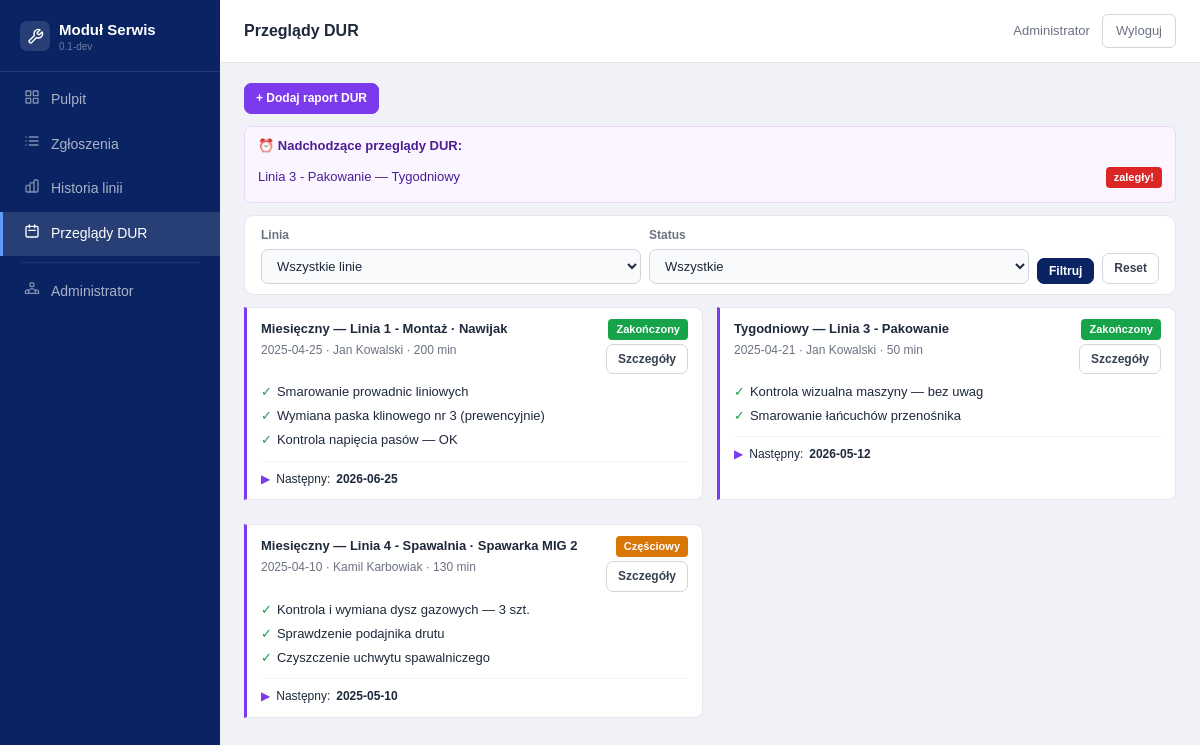
The app's page /index.php?route=dur (signed in) with its own data.
### tables this page shows
CREATE TABLE IF NOT EXISTS `maintenance_schedules` (
    `id` INT UNSIGNED NOT NULL AUTO_INCREMENT,
    `production_line_id` INT UNSIGNED NOT NULL,
    `template_id` INT UNSIGNED NOT NULL,
    `review_type` ENUM(
        'weekly',
        'monthly',
        'quarterly',
        'biannual',
        'annual',
        'ad_hoc'
    ) NOT NULL,
    `interval_days` INT UNSIGNED NOT NULL DEFAULT 30,
    `next_due_date` DATE NULL,
    `is_active` TINYINT(1) NOT NULL DEFAULT 1,
    `created_at` DATETIME NOT NULL DEFAULT CURRENT_TIMESTAMP,
    `updated_at` DATETIME NOT NULL DEFAULT CURRENT_TIMESTAMP ON UPDATE CURRENT_TIMESTAMP,
    PRIMARY KEY (`id`),
    KEY `idx_sched_line` (`production_line_id`),
    KEY `idx_sched_due` (`next_due_date`),
    CONSTRAINT `fk_sched_line` FOREIGN KEY (`production_line_id`) REFERENCES `production_lines` (`id`),
    CONSTRAINT `fk_sched_template` FOREIGN KEY (`template_id`) REFERENCES `maintenance_templates` (`id`)
);

CREATE TABLE IF NOT EXISTS `production_lines` (
    `id` INT UNSIGNED NOT NULL AUTO_INCREMENT,
    `name` VARCHAR(150) NOT NULL,
    `prefix` VARCHAR(10) NOT NULL COMMENT 'Prefix numerów zgłoszeń, np. A1, L2, P3',
    `description` TEXT NULL,
    `is_active` TINYINT(1) NOT NULL DEFAULT 1,
    `created_at` DATETIME NOT NULL DEFAULT CURRENT_TIMESTAMP,
    `updated_at` DATETIME NOT NULL DEFAULT CURRENT_TIMESTAMP ON UPDATE CURRENT_TIMESTAMP,
    PRIMARY KEY (`id`),
    UNIQUE KEY `uq_line_prefix` (`prefix`),
    KEY `idx_lines_active` (`is_active`)
);

CREATE TABLE IF NOT EXISTS `maintenance_reviews` (
    `id` INT UNSIGNED NOT NULL AUTO_INCREMENT,
    `production_line_id` INT UNSIGNED NOT NULL,
    `subsystem_id` INT UNSIGNED NULL,
    `template_id` INT UNSIGNED NULL,
    `schedule_id` INT UNSIGNED NULL,
    `performed_by` INT UNSIGNED NOT NULL,
    `review_type` ENUM(
        'weekly',
        'monthly',
        'quarterly',
        'biannual',
        'annual',
        'ad_hoc'
    ) NOT NULL DEFAULT 'monthly',
    `review_date` DATE NOT NULL,
    `duration_minutes` INT UNSIGNED NULL,
    `activities` TEXT NOT NULL,
    `parts_used` TEXT NULL,
    `notes` TEXT NULL,
    `status` ENUM(
        'completed',
        'partial',
        'interrupted'
    ) NOT NULL DEFAULT 'completed',
    `next_review_date` DATE NULL,
    `created_at` DATETIME NOT NULL DEFAULT CURRENT_TIMESTAMP,
    `updated_at` DATETIME NOT NULL DEFAULT CURRENT_TIMESTAMP ON UPDATE CURRENT_TIMESTAMP,
    PRIMARY KEY (`id`),
    KEY `idx_rev_line` (`production_line_id`),
    KEY `idx_rev_date` (`review_date`),
    KEY `idx_rev_performer` (`performed_by`),
    CONSTRAINT `fk_rev_line` FOREIGN KEY (`production_line_id`) REFERENCES `production_lines` (`id`),
    CONSTRAINT `fk_rev_subsystem` FOREIGN KEY (`subsystem_id`) REFERENCES `line_subsystems` (`id`) ON DELETE SET NULL,
    CONSTRAINT `fk_rev_template` FOREIGN KEY (`template_id`) REFERENCES `maintenance_templates` (`id`) ON DELETE SET NULL,
    CONSTRAINT `fk_rev_schedule` FOREIGN KEY (`schedule_id`) REFERENCES `maintenance_schedules` (`id`) ON DELETE SET NULL,
    CONSTRAINT `fk_rev_performer` FOREIGN KEY (`performed_by`) REFERENCES `users` (`id`)
);

CREATE TABLE IF NOT EXISTS `line_subsystems` (
    `id` INT UNSIGNED NOT NULL AUTO_INCREMENT,
    `production_line_id` INT UNSIGNED NOT NULL,
    `name` VARCHAR(150) NOT NULL,
    `sort_order` INT UNSIGNED NOT NULL DEFAULT 0,
    `is_active` TINYINT(1) NOT NULL DEFAULT 1,
    `created_at` DATETIME NOT NULL DEFAULT CURRENT_TIMESTAMP,
    PRIMARY KEY (`id`),
    KEY `idx_sub_line` (`production_line_id`),
    KEY `idx_sub_active` (`is_active`),
    CONSTRAINT `fk_sub_line` FOREIGN KEY (`production_line_id`) REFERENCES `production_lines` (`id`) ON DELETE CASCADE
);

CREATE TABLE IF NOT EXISTS `users` (
    `id` INT UNSIGNED NOT NULL AUTO_INCREMENT,
    `role_id` INT UNSIGNED NOT NULL,
    `name` VARCHAR(150) NOT NULL,
    `login` VARCHAR(80) NOT NULL COMMENT 'Używany do logowania zamiast e-mail',
    `email` VARCHAR(200) NOT NULL,
    `password_hash` VARCHAR(255) NOT NULL,
    `is_active` TINYINT(1) NOT NULL DEFAULT 1,
    `last_login_at` DATETIME NULL,
    `created_at` DATETIME NOT NULL DEFAULT CURRENT_TIMESTAMP,
    `updated_at` DATETIME NOT NULL DEFAULT CURRENT_TIMESTAMP ON UPDATE CURRENT_TIMESTAMP,
    PRIMARY KEY (`id`),
    UNIQUE KEY `uq_users_login` (`login`),
    UNIQUE KEY `uq_users_email` (`email`),
    KEY `idx_users_role` (`role_id`),
    KEY `idx_users_active` (`is_active`),
    CONSTRAINT `fk_users_role` FOREIGN KEY (`role_id`) REFERENCES `roles` (`id`)
);

### app/Controllers/Controllers.php (called while the page is built, shortened)
<?php
class DurController
{
    public function list(): void
    {
        $mm       = new MaintenanceModel();
        $filters  = [
            'line_id' => (int)($_GET['line_id'] ?? 0) ?: null,
            'status'  => $_GET['status'] ?? null,
            'type'    => $_GET['type'] ?? null,
        ];
        $reviews  = $mm->getAllReviews(array_filter($filters), 50, 0);
        $upcoming = $mm->getUpcomingSchedules(DUR_WARNING_DAYS);
        require BASE_PATH . '/templates/shared/dur_list.php';
    }
}

### app/Helpers/Auth.php (called while the page is built, shortened)
<?php
class Auth
{
    public static function isMechanic(): bool
    {
        return in_array($_SESSION['user_role'] ?? '', ['admin', 'mechanic'], true);
    }
}

### app/Helpers/Database.php (called while the page is built, shortened)
<?php
class Database
{
    private static ?\PDO $instance = null;
    public static function get(): \PDO
    {
        if (self::$instance === null) {
            $dsn = sprintf(
                'mysql:host=%s;dbname=%s;charset=%s',
                DB_HOST, DB_NAME, DB_CHARSET
            );
            self::$instance = new \PDO($dsn, DB_USER, DB_PASS, [
                \PDO::ATTR_ERRMODE            => \PDO::ERRMODE_EXCEPTION,
                \PDO::ATTR_DEFAULT_FETCH_MODE => \PDO::FETCH_ASSOC,
                \PDO::ATTR_EMULATE_PREPARES   => false,
            ]);
        }
        return self::$instance;
    }
}

### app/Models/Models.php (called while the page is built, shortened)
<?php
abstract class BaseModel
{
    protected \PDO $db;
    public function __construct()
    {
        $this->db = Database::get();
    }
    protected function fetchAll(string $sql, array $params = []): array
    {
        $st = $this->db->prepare($sql);
        $st->execute($params);
        return $st->fetchAll();
    }
}
class MaintenanceModel extends BaseModel
{
    public function getAllReviews(array $filters = [], int $limit = 20, int $offset = 0): array
    {
        $where  = ['1=1'];
        $params = [];
        return $this->fetchAll(
            "SELECT mr.*,
                pl.name AS line_name,
                ls.name AS subsystem_name,
                u.name  AS performer_name, u.login AS performer_nick
             FROM maintenance_reviews mr
             JOIN production_lines pl ON pl.id = mr.production_line_id
             LEFT JOIN line_subsystems ls ON ls.id = mr.subsystem_id
             JOIN users u ON u.id = mr.performed_by
             WHERE " . implode(' AND ', $where) . "
             ORDER BY mr.review_date DESC
             LIMIT $limit OFFSET $offset",
            $params
        );
    }
    public function getUpcomingSchedules(int $days = 14): array
    {
        return $this->fetchAll(
            "SELECT ms.*, pl.name AS line_name,
                    DATEDIFF(ms.next_due_date, CURDATE()) AS days_left
             FROM maintenance_schedules ms
             JOIN production_lines pl ON pl.id = ms.production_line_id
             WHERE ms.is_active = 1
               AND ms.next_due_date <= DATE_ADD(CURDATE(), INTERVAL ? DAY)
             ORDER BY ms.next_due_date ASC",
            [$days]
        );
    }
}

### app/Helpers/Helpers.php (called while the page is built, shortened)
<?php
class Helpers
{
    public static function e(mixed $v): string
    {
        return htmlspecialchars((string)($v ?? ''), ENT_QUOTES | ENT_HTML5, 'UTF-8');
    }
    public static function reviewTypeLabel(string $type): string
    {
        return match($type) {
            'weekly'    => 'Tygodniowy',
            'monthly'   => 'Miesięczny',
            'quarterly' => 'Kwartalny',
            'biannual'  => 'Półroczny',
            'annual'    => 'Roczny',
            'ad_hoc'    => 'Doraźny',
            default     => ucfirst($type),
        };
    }
}

### templates/shared/dur_list.php (the view, shortened to what this page needs)
<?php
require BASE_PATH . '/templates/shared/header.php';
?>
<div class="sh mb2">
  <?php if (\App\Helpers\Auth::isMechanic()): ?>
  <a href="<?= BASE_URL ?>/index.php?route=dur_add" class="btn btn-v btn-sm">+ Dodaj raport DUR</a>
  <?php endif; ?>
</div>
<?php if ($upcoming): ?>
<div class="alert alert-v mb2">
  <div class="fw6 mb1" style="color:#4c1d95;">⏰ Nadchodzące przeglądy DUR:</div>
  <?php foreach ($upcoming as $u):
    $dl=(int)$u['days_left'];
    $bc=$dl<=0?'#dc2626':($dl<=3?'#d97706':'#7c3aed');
    $bl=$dl<=0?'zaległy!':'za '.$dl.' dni';
  ?>
  <div class="dur-up-item">
    <span><?= Helpers::e($u['line_name']) ?> — <?= Helpers::reviewTypeLabel($u['review_type']) ?></span>
    <span class="badge" style="background:<?= $bc ?>;color:#fff;"><?= $bl ?></span>
  </div>
  <?php endforeach; ?>
</div>
<?php endif; ?>
<div class="card mb2" style="padding:10px 16px;display:flex;gap:8px;flex-wrap:wrap;align-items:flex-end;">
  <form method="GET" action="<?= BASE_URL ?>/index.php" style="display:contents;">
    <div class="fg" style="margin:0;flex:1;min-width:140px;"><label class="flbl">Linia</label>
      <select name="line_id" class="fc">
        <option value="">Wszystkie linie</option>
      </select>
    </div>
    <div class="fg" style="margin:0;flex:1;min-width:120px;"><label class="flbl">Status</label>
      <select name="status" class="fc">
        <option value="">Wszystkie</option>
      </select>
    </div>
    <button type="submit" class="btn btn-p btn-sm" style="margin-bottom:0;">Filtruj</button>
    <a href="<?= BASE_URL ?>/index.php?route=dur" class="btn btn-sm" style="margin-bottom:0;">Reset</a>
  </form>
</div>
<div class="g2">
<?php foreach ($reviews as $r):
  $sc=['completed'=>'#16a34a','partial'=>'#d97706','interrupted'=>'#dc2626'][$r['status']] ?? '#374151';
  $sl=['completed'=>'Zakończony','partial'=>'Częściowy','interrupted'=>'Przerwany'][$r['status']] ?? $r['status'];
?>
<div class="dur-card">
  <div style="display:flex;align-items:flex-start;justify-content:space-between;margin-bottom:6px;">
    <div>
      <div class="dur-title"><?= Helpers::reviewTypeLabel($r['review_type']) ?> — <?= Helpers::e($r['line_name']) ?>
        <?= $r['subsystem_name'] ? ' · '.Helpers::e($r['subsystem_name']) : '' ?></div>
      <div class="dur-meta"><?= Helpers::e($r['review_date']) ?> · <?= Helpers::e($r['performer_name']) ?>
        <?= $r['duration_minutes'] ? ' · '.(int)$r['duration_minutes'].' min' : '' ?></div>
    </div>
    <div style="display:flex;flex-direction:column;align-items:flex-end;gap:4px;">
      <span class="badge" style="background:<?= $sc ?>;color:#fff;"><?= $sl ?></span>
      <a href="<?= BASE_URL ?>/index.php?route=dur_detail&id=<?= $r['id'] ?>" class="btn btn-sm">Szczegóły</a>
    </div>
  </div>
  <?php foreach (array_slice(explode("\n",$r['activities']),0,3) as $a): if(trim($a)): ?>
  <div class="dur-item"><span class="ck">✓</span><span><?= Helpers::e(ltrim(trim($a),'-')) ?></span></div>
  <?php endif; endforeach; ?>
  <?php if ($r['next_review_date']): ?>
  <div class="dur-next"><span style="color:#7c3aed;">▶</span> Następny: <strong><?= Helpers::e($r['next_review_date']) ?></strong></div>
  <?php endif; ?>
</div>
<?php endforeach; ?>
</div>
<?php require BASE_PATH . '/templates/shared/footer.php'; ?>

### records on screen
maintenance_schedules: production_line.name "Linia 3 - Pakowanie", review_type "Tygodniowy", bl "zaległy!"
maintenance_reviews: review_type "Miesięczny", production_line.name "Linia 1 - Montaż", subsystem.name "Nawijak", review_date "2025-04-25", performed_by.name "Jan Kowalski", duration_minutes "200", status "Zakończony", activities "Smarowanie prowadnic liniowych", activities "Wymiana paska klinowego nr 3 (prewencyjnie)", activities "Kontrola napięcia pasów — OK", next_review_date "2026-06-25"
maintenance_reviews: review_type "Tygodniowy", production_line.name "Linia 3 - Pakowanie", review_date "2025-04-21", performed_by.name "Jan Kowalski", duration_minutes "50", status "Zakończony", activities "Kontrola wizualna maszyny — bez uwag", activities "Smarowanie łańcuchów przenośnika", next_review_date "2026-05-12"
maintenance_reviews: review_type "Miesięczny", production_line.name "Linia 4 - Spawalnia", subsystem.name "Spawarka MIG 2", review_date "2025-04-10", performed_by.name "Kamil Karbowiak", duration_minutes "130", status "Częściowy", activities "Kontrola i wymiana dysz gazowych — 3 szt.", activities "Sprawdzenie podajnika drutu", activities "Czyszczenie uchwytu spawalniczego", next_review_date "2025-05-10"

### other values on screen
$appName "Moduł Serwis"
$appVersion "0.1-dev"
Helpers::e($item['label']) "Pulpit"
Helpers::e($item['label']) "Zgłoszenia"
Helpers::e($item['label']) "Historia linii"
Helpers::e($item['label']) "Przeglądy DUR"
Helpers::e($item['label']) "Administrator"
Helpers::e($pageTitle ?? 'Moduł Serwis') "Przeglądy DUR"
Helpers::e($user['name']) "Administrator"
